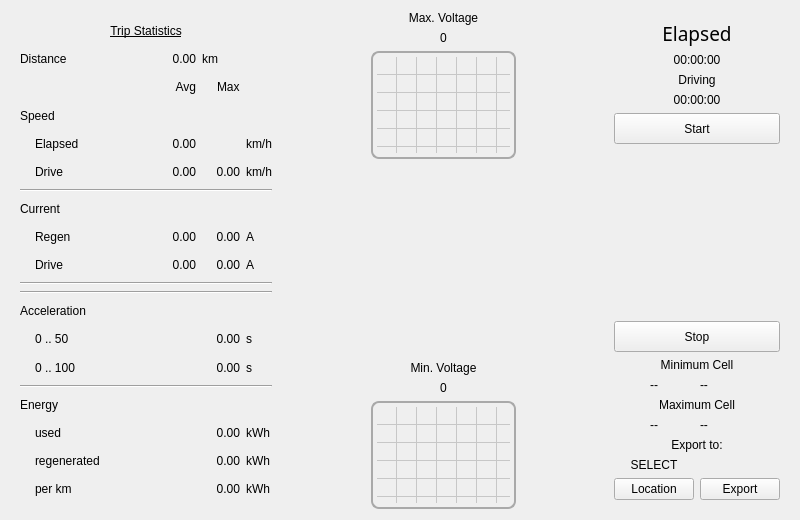
      <widget class="QWidget" name="tab_trip">
       <property name="minimumSize">
        <size>
         <width>800</width>
         <height>520</height>
        </size>
       </property>
       <property name="maximumSize">
        <size>
         <width>800</width>
         <height>520</height>
        </size>
       </property>
       <property name="styleSheet">
        <string notr="true">QLabel{ font: 75 14pt &quot;Lucida Sans Unicode&quot;; }
</string>
       </property>
       <attribute name="icon">
        <iconset resource="resources.qrc">
         <normaloff>:/images/log.png</normaloff>:/images/log.png</iconset>
       </attribute>
       <attribute name="title">
        <string/>
       </attribute>
       <layout class="QGridLayout" name="gridLayout_6">
        <item row="0" column="0" rowspan="2">
         <widget class="QTransparentWidget" name="tripWidget1" native="true">
          <layout class="QGridLayout" name="trip1">
           <item row="10" column="3">
            <widget class="QLabel" name="label_28">
             <property name="text">
              <string>A</string>
             </property>
            </widget>
           </item>
           <item row="12" column="0" colspan="4">
            <widget class="Line" name="line_2">
             <property name="orientation">
              <enum>Qt::Horizontal</enum>
             </property>
            </widget>
           </item>
           <item row="10" column="2">
            <widget class="QLabel" name="l_trip_ncurrentMax">
             <property name="text">
              <string>0.00</string>
             </property>
             <property name="alignment">
              <set>Qt::AlignRight|Qt::AlignTrailing|Qt::AlignVCenter</set>
             </property>
            </widget>
           </item>
           <item row="1" column="0">
            <widget class="QLabel" name="label_3">
             <property name="text">
              <string>Distance</string>
             </property>
            </widget>
           </item>
           <item row="3" column="0">
            <widget class="QLabel" name="label_27">
             <property name="text">
              <string>Speed</string>
             </property>
            </widget>
           </item>
           <item row="0" column="0" colspan="4">
            <widget class="QLabel" name="label_2">
             <property name="styleSheet">
              <string notr="true">font: 75 16pt &quot;Latha&quot;; 
text-decoration: underline;</string>
             </property>
             <property name="text">
              <string>Trip Statistics</string>
             </property>
             <property name="alignment">
              <set>Qt::AlignCenter</set>
             </property>
            </widget>
           </item>
           <item row="4" column="0">
            <widget class="QLabel" name="label_31">
             <property name="text">
              <string>Elapsed</string>
             </property>
             <property name="indent">
              <number>15</number>
             </property>
            </widget>
           </item>
           <item row="1" column="2">
            <widget class="QLabel" name="label_8">
             <property name="text">
              <string notr="true">km</string>
             </property>
            </widget>
           </item>
           <item row="1" column="1">
            <widget class="QLabel" name="l_trip_distance">
             <property name="minimumSize">
              <size>
               <width>90</width>
               <height>0</height>
              </size>
             </property>
             <property name="text">
              <string notr="true">0.00</string>
             </property>
             <property name="alignment">
              <set>Qt::AlignRight|Qt::AlignTrailing|Qt::AlignVCenter</set>
             </property>
            </widget>
           </item>
           <item row="2" column="2">
            <widget class="QLabel" name="label_14">
             <property name="text">
              <string>Max</string>
             </property>
             <property name="indent">
              <number>15</number>
             </property>
            </widget>
           </item>
           <item row="9" column="1">
            <widget class="QLabel" name="l_trip_pcurrentAvg">
             <property name="text">
              <string>0.00</string>
             </property>
             <property name="alignment">
              <set>Qt::AlignRight|Qt::AlignTrailing|Qt::AlignVCenter</set>
             </property>
            </widget>
           </item>
           <item row="10" column="0">
            <widget class="QLabel" name="label_43">
             <property name="text">
              <string>Drive</string>
             </property>
             <property name="indent">
              <number>15</number>
             </property>
            </widget>
           </item>
           <item row="9" column="3">
            <widget class="QLabel" name="label_16">
             <property name="text">
              <string>A</string>
             </property>
            </widget>
           </item>
           <item row="6" column="0">
            <widget class="QLabel" name="label_47">
             <property name="text">
              <string>Drive</string>
             </property>
             <property name="indent">
              <number>15</number>
             </property>
            </widget>
           </item>
           <item row="9" column="0">
            <widget class="QLabel" name="label_25">
             <property name="text">
              <string>Regen</string>
             </property>
             <property name="margin">
              <number>0</number>
             </property>
             <property name="indent">
              <number>15</number>
             </property>
            </widget>
           </item>
           <item row="10" column="1">
            <widget class="QLabel" name="l_trip_ncurrentAvg">
             <property name="text">
              <string>0.00</string>
             </property>
             <property name="alignment">
              <set>Qt::AlignRight|Qt::AlignTrailing|Qt::AlignVCenter</set>
             </property>
            </widget>
           </item>
           <item row="7" column="0" colspan="4">
            <widget class="Line" name="line_3">
             <property name="orientation">
              <enum>Qt::Horizontal</enum>
             </property>
            </widget>
           </item>
           <item row="9" column="2">
            <widget class="QLabel" name="l_trip_pcurrentMax">
             <property name="text">
              <string>0.00</string>
             </property>
             <property name="alignment">
              <set>Qt::AlignRight|Qt::AlignTrailing|Qt::AlignVCenter</set>
             </property>
            </widget>
           </item>
           <item row="8" column="0">
            <widget class="QLabel" name="label_44">
             <property name="text">
              <string notr="true">Current </string>
             </property>
             <property name="indent">
              <number>-1</number>
             </property>
            </widget>
           </item>
           <item row="17" column="0" colspan="4">
            <widget class="Line" name="line">
             <property name="orientation">
              <enum>Qt::Horizontal</enum>
             </property>
            </widget>
           </item>
           <item row="15" column="2">
            <widget class="QLabel" name="l_trip_Accel60">
             <property name="text">
              <string>0.00</string>
             </property>
             <property name="alignment">
              <set>Qt::AlignRight|Qt::AlignTrailing|Qt::AlignVCenter</set>
             </property>
            </widget>
           </item>
           <item row="20" column="2">
            <widget class="QLabel" name="l_trip_capacityUsed">
             <property name="text">
              <string notr="true">0.00</string>
             </property>
             <property name="alignment">
              <set>Qt::AlignRight|Qt::AlignTrailing|Qt::AlignVCenter</set>
             </property>
            </widget>
           </item>
           <item row="20" column="3">
            <widget class="QLabel" name="label_21">
             <property name="text">
              <string notr="true">kWh</string>
             </property>
            </widget>
           </item>
           <item row="15" column="0">
            <widget class="QLabel" name="label_11">
             <property name="text">
              <string>0 .. 50</string>
             </property>
             <property name="alignment">
              <set>Qt::AlignLeading|Qt::AlignLeft|Qt::AlignVCenter</set>
             </property>
             <property name="indent">
              <number>15</number>
             </property>
            </widget>
           </item>
           <item row="14" column="0">
            <widget class="QLabel" name="label_40">
             <property name="text">
              <string>Acceleration</string>
             </property>
            </widget>
           </item>
           <item row="16" column="2">
            <widget class="QLabel" name="l_trip_Accel100">
             <property name="text">
              <string notr="true">0.00</string>
             </property>
             <property name="alignment">
              <set>Qt::AlignRight|Qt::AlignTrailing|Qt::AlignVCenter</set>
             </property>
            </widget>
           </item>
           <item row="22" column="3">
            <widget class="QLabel" name="label_15">
             <property name="text">
              <string>kWh</string>
             </property>
            </widget>
           </item>
           <item row="20" column="0">
            <widget class="QLabel" name="label_19">
             <property name="text">
              <string>used</string>
             </property>
             <property name="indent">
              <number>15</number>
             </property>
            </widget>
           </item>
           <item row="21" column="3">
            <widget class="QLabel" name="label_13">
             <property name="text">
              <string>kWh</string>
             </property>
            </widget>
           </item>
           <item row="21" column="0">
            <widget class="QLabel" name="label_22">
             <property name="text">
              <string>regenerated</string>
             </property>
             <property name="indent">
              <number>15</number>
             </property>
            </widget>
           </item>
           <item row="22" column="2">
            <widget class="QLabel" name="l_trip_capacityPerKm">
             <property name="text">
              <string notr="true">0.00</string>
             </property>
             <property name="alignment">
              <set>Qt::AlignRight|Qt::AlignTrailing|Qt::AlignVCenter</set>
             </property>
            </widget>
           </item>
           <item row="18" column="0">
            <widget class="QLabel" name="label_34">
             <property name="text">
              <string>Energy</string>
             </property>
            </widget>
           </item>
           <item row="16" column="0">
            <widget class="QLabel" name="label_24">
             <property name="text">
              <string>0 .. 100</string>
             </property>
             <property name="alignment">
              <set>Qt::AlignLeading|Qt::AlignLeft|Qt::AlignVCenter</set>
             </property>
             <property name="indent">
              <number>15</number>
             </property>
            </widget>
           </item>
           <item row="22" column="0">
            <widget class="QLabel" name="label_9">
             <property name="text">
              <string>per km</string>
             </property>
             <property name="indent">
              <number>15</number>
             </property>
            </widget>
           </item>
           <item row="21" column="2">
            <widget class="QLabel" name="l_trip_capacityRegenerated">
             <property name="text">
              <string>0.00</string>
             </property>
             <property name="alignment">
              <set>Qt::AlignRight|Qt::AlignTrailing|Qt::AlignVCenter</set>
             </property>
            </widget>
           </item>
           <item row="2" column="1">
            <widget class="QLabel" name="label_5">
             <property name="text">
              <string>Avg</string>
             </property>
             <property name="alignment">
              <set>Qt::AlignRight|Qt::AlignTrailing|Qt::AlignVCenter</set>
             </property>
            </widget>
           </item>
           <item row="13" column="0" colspan="4">
            <widget class="Line" name="line_4">
             <property name="orientation">
              <enum>Qt::Horizontal</enum>
             </property>
            </widget>
           </item>
           <item row="6" column="2">
            <widget class="QLabel" name="l_trip_speedMax">
             <property name="text">
              <string notr="true">0.00</string>
             </property>
             <property name="alignment">
              <set>Qt::AlignRight|Qt::AlignTrailing|Qt::AlignVCenter</set>
             </property>
            </widget>
           </item>
           <item row="6" column="3">
            <widget class="QLabel" name="label_6">
             <property name="text">
              <string notr="true">km/h</string>
             </property>
            </widget>
           </item>
           <item row="4" column="3">
            <widget class="QLabel" name="label_48">
             <property name="text">
              <string>km/h</string>
             </property>
            </widget>
           </item>
           <item row="6" column="1">
            <widget class="QLabel" name="l_trip_speedAvg">
             <property name="text">
              <string notr="true">0.00</string>
             </property>
             <property name="alignment">
              <set>Qt::AlignRight|Qt::AlignTrailing|Qt::AlignVCenter</set>
             </property>
            </widget>
           </item>
           <item row="4" column="1">
            <widget class="QLabel" name="l_trip_speedAvgElapsed">
             <property name="text">
              <string>0.00</string>
             </property>
             <property name="alignment">
              <set>Qt::AlignRight|Qt::AlignTrailing|Qt::AlignVCenter</set>
             </property>
            </widget>
           </item>
           <item row="15" column="3">
            <widget class="QLabel" name="label_29">
             <property name="text">
              <string>s</string>
             </property>
            </widget>
           </item>
           <item row="16" column="3">
            <widget class="QLabel" name="label_49">
             <property name="text">
              <string>s</string>
             </property>
            </widget>
           </item>
          </layout>
         </widget>
        </item>
        <item row="0" column="1" rowspan="2">
         <spacer name="horizontalSpacer_4">
          <property name="orientation">
           <enum>Qt::Horizontal</enum>
          </property>
          <property name="sizeHint" stdset="0">
           <size>
            <width>12</width>
            <height>393</height>
           </size>
          </property>
         </spacer>
        </item>
        <item row="0" column="2" rowspan="2">
         <layout class="QVBoxLayout" name="verticalLayout_10">
          <item>
           <widget class="QLabel" name="label_maxVoltage">
            <property name="text">
             <string>Max. Voltage</string>
            </property>
            <property name="alignment">
             <set>Qt::AlignCenter</set>
            </property>
           </widget>
          </item>
          <item>
           <widget class="QLabel" name="l_trip_voltageMax">
            <property name="text">
             <string notr="true">0</string>
            </property>
            <property name="alignment">
             <set>Qt::AlignCenter</set>
            </property>
           </widget>
          </item>
          <item>
           <widget class="QTableWidget" name="tableWidget_batteryCells_max">
            <property name="enabled">
             <bool>false</bool>
            </property>
            <property name="minimumSize">
             <size>
              <width>145</width>
              <height>108</height>
             </size>
            </property>
            <property name="maximumSize">
             <size>
              <width>145</width>
              <height>108</height>
             </size>
            </property>
            <property name="focusPolicy">
             <enum>Qt::NoFocus</enum>
            </property>
            <property name="styleSheet">
             <string notr="true">QTableWidget{
border-width: 2px;
border-style: solid;
border-color: darkgrey;
border-radius: 8px;
padding:4px;
}

</string>
            </property>
            <property name="verticalScrollBarPolicy">
             <enum>Qt::ScrollBarAlwaysOff</enum>
            </property>
            <property name="horizontalScrollBarPolicy">
             <enum>Qt::ScrollBarAlwaysOff</enum>
            </property>
            <property name="autoScroll">
             <bool>false</bool>
            </property>
            <property name="selectionMode">
             <enum>QAbstractItemView::NoSelection</enum>
            </property>
            <property name="rowCount">
             <number>8</number>
            </property>
            <property name="columnCount">
             <number>11</number>
            </property>
            <attribute name="horizontalHeaderVisible">
             <bool>false</bool>
            </attribute>
            <attribute name="horizontalHeaderDefaultSectionSize">
             <number>12</number>
            </attribute>
            <attribute name="horizontalHeaderHighlightSections">
             <bool>false</bool>
            </attribute>
            <attribute name="horizontalHeaderMinimumSectionSize">
             <number>8</number>
            </attribute>
            <attribute name="verticalHeaderVisible">
             <bool>false</bool>
            </attribute>
            <attribute name="verticalHeaderDefaultSectionSize">
             <number>12</number>
            </attribute>
            <attribute name="verticalHeaderMinimumSectionSize">
             <number>8</number>
            </attribute>
            <row/>
            <row/>
            <row/>
            <row/>
            <row/>
            <row/>
            <row/>
            <row/>
            <column/>
            <column/>
            <column/>
            <column/>
            <column/>
            <column/>
            <column/>
            <column/>
            <column/>
            <column/>
            <column/>
            <item row="0" column="0">
             <property name="text">
              <string/>
             </property>
            </item>
            <item row="0" column="1">
             <property name="text">
              <string/>
             </property>
            </item>
            <item row="0" column="2">
             <property name="text">
              <string/>
             </property>
            </item>
            <item row="1" column="1">
             <property name="text">
              <string/>
             </property>
            </item>
            <item row="2" column="0"/>
           </widget>
          </item>
          <item>
           <spacer name="verticalSpacer_12">
            <property name="orientation">
             <enum>Qt::Vertical</enum>
            </property>
            <property name="sizeHint" stdset="0">
             <size>
              <width>20</width>
              <height>40</height>
             </size>
            </property>
           </spacer>
          </item>
          <item>
           <widget class="QLabel" name="label_minVoltage">
            <property name="text">
             <string>Min. Voltage</string>
            </property>
            <property name="alignment">
             <set>Qt::AlignCenter</set>
            </property>
           </widget>
          </item>
          <item>
           <widget class="QLabel" name="l_trip_voltageMin">
            <property name="text">
             <string notr="true">0</string>
            </property>
            <property name="alignment">
             <set>Qt::AlignCenter</set>
            </property>
           </widget>
          </item>
          <item>
           <widget class="QTableWidget" name="tableWidget_batteryCells_min">
            <property name="enabled">
             <bool>false</bool>
            </property>
            <property name="minimumSize">
             <size>
              <width>145</width>
              <height>108</height>
             </size>
            </property>
            <property name="maximumSize">
             <size>
              <width>145</width>
              <height>108</height>
             </size>
            </property>
            <property name="focusPolicy">
             <enum>Qt::NoFocus</enum>
            </property>
            <property name="styleSheet">
             <string notr="true">QTableWidget{
border-width: 2px;
border-style: solid;
border-color: darkgrey;
border-radius: 8px;
padding:4px;
}

</string>
            </property>
            <property name="verticalScrollBarPolicy">
             <enum>Qt::ScrollBarAlwaysOff</enum>
            </property>
            <property name="horizontalScrollBarPolicy">
             <enum>Qt::ScrollBarAlwaysOff</enum>
            </property>
            <property name="autoScroll">
             <bool>false</bool>
            </property>
            <property name="selectionMode">
             <enum>QAbstractItemView::NoSelection</enum>
            </property>
            <property name="rowCount">
             <number>8</number>
            </property>
            <property name="columnCount">
             <number>11</number>
            </property>
            <attribute name="horizontalHeaderVisible">
             <bool>false</bool>
            </attribute>
            <attribute name="horizontalHeaderDefaultSectionSize">
             <number>12</number>
            </attribute>
            <attribute name="horizontalHeaderHighlightSections">
             <bool>false</bool>
            </attribute>
            <attribute name="horizontalHeaderMinimumSectionSize">
             <number>8</number>
            </attribute>
            <attribute name="verticalHeaderVisible">
             <bool>false</bool>
            </attribute>
            <attribute name="verticalHeaderDefaultSectionSize">
             <number>12</number>
            </attribute>
            <attribute name="verticalHeaderMinimumSectionSize">
             <number>8</number>
            </attribute>
            <row/>
            <row/>
            <row/>
            <row/>
            <row/>
            <row/>
            <row/>
            <row/>
            <column/>
            <column/>
            <column/>
            <column/>
            <column/>
            <column/>
            <column/>
            <column/>
            <column/>
            <column/>
            <column/>
            <item row="0" column="0">
             <property name="text">
              <string/>
             </property>
            </item>
            <item row="0" column="1">
             <property name="text">
              <string/>
             </property>
            </item>
            <item row="0" column="2">
             <property name="text">
              <string/>
             </property>
            </item>
            <item row="1" column="1">
             <property name="text">
              <string/>
             </property>
            </item>
            <item row="2" column="0"/>
           </widget>
          </item>
         </layout>
        </item>
        <item row="0" column="3" rowspan="2">
         <spacer name="horizontalSpacer_3">
          <property name="orientation">
           <enum>Qt::Horizontal</enum>
          </property>
          <property name="sizeHint" stdset="0">
           <size>
            <width>13</width>
            <height>393</height>
           </size>
          </property>
         </spacer>
        </item>
        <item row="0" column="4" rowspan="2">
         <widget class="QTransparentWidget" name="transparentWidgetA" native="true">
          <layout class="QGridLayout" name="gridLayout_5">
           <item row="0" column="0" colspan="2">
            <widget class="QLabel" name="label_10">
             <property name="font">
              <font>
               <family>Lucida Sans Unicode</family>
               <pointsize>14</pointsize>
               <weight>9</weight>
               <italic>false</italic>
               <bold>false</bold>
              </font>
             </property>
             <property name="text">
              <string>Elapsed</string>
             </property>
             <property name="alignment">
              <set>Qt::AlignCenter</set>
             </property>
            </widget>
           </item>
           <item row="1" column="0" colspan="2">
            <widget class="QLabel" name="l_trip_time">
             <property name="minimumSize">
              <size>
               <width>85</width>
               <height>0</height>
              </size>
             </property>
             <property name="text">
              <string notr="true">00:00:00</string>
             </property>
             <property name="alignment">
              <set>Qt::AlignCenter</set>
             </property>
            </widget>
           </item>
           <item row="2" column="0" colspan="2">
            <widget class="QLabel" name="label_4">
             <property name="text">
              <string>Driving</string>
             </property>
             <property name="alignment">
              <set>Qt::AlignCenter</set>
             </property>
            </widget>
           </item>
           <item row="3" column="0" colspan="2">
            <widget class="QLabel" name="l_drive_time">
             <property name="text">
              <string notr="true">00:00:00</string>
             </property>
             <property name="alignment">
              <set>Qt::AlignCenter</set>
             </property>
            </widget>
           </item>
           <item row="4" column="0" colspan="2">
            <widget class="QPushButton" name="pushButton_startRecording">
             <property name="sizePolicy">
              <sizepolicy hsizetype="Minimum" vsizetype="Preferred">
               <horstretch>0</horstretch>
               <verstretch>0</verstretch>
              </sizepolicy>
             </property>
             <property name="minimumSize">
              <size>
               <width>150</width>
               <height>31</height>
              </size>
             </property>
             <property name="text">
              <string>Start</string>
             </property>
            </widget>
           </item>
           <item row="6" column="0" colspan="2">
            <widget class="QPushButton" name="pushButton_stopRecording">
             <property name="sizePolicy">
              <sizepolicy hsizetype="Minimum" vsizetype="Preferred">
               <horstretch>0</horstretch>
               <verstretch>0</verstretch>
              </sizepolicy>
             </property>
             <property name="minimumSize">
              <size>
               <width>150</width>
               <height>31</height>
              </size>
             </property>
             <property name="text">
              <string>Stop</string>
             </property>
            </widget>
           </item>
           <item row="7" column="0" colspan="2">
            <widget class="QLabel" name="label_12">
             <property name="text">
              <string>Minimum Cell</string>
             </property>
             <property name="alignment">
              <set>Qt::AlignCenter</set>
             </property>
            </widget>
           </item>
           <item row="8" column="0">
            <widget class="QLabel" name="l_min_volt">
             <property name="text">
              <string>--</string>
             </property>
             <property name="alignment">
              <set>Qt::AlignCenter</set>
             </property>
            </widget>
           </item>
           <item row="8" column="1">
            <widget class="QLabel" name="l_min_bat">
             <property name="text">
              <string>--</string>
             </property>
            </widget>
           </item>
           <item row="9" column="0" colspan="2">
            <widget class="QLabel" name="label_17">
             <property name="text">
              <string>Maximum Cell</string>
             </property>
             <property name="alignment">
              <set>Qt::AlignCenter</set>
             </property>
            </widget>
           </item>
           <item row="10" column="0">
            <widget class="QLabel" name="l_max_volt">
             <property name="text">
              <string>--</string>
             </property>
             <property name="alignment">
              <set>Qt::AlignCenter</set>
             </property>
            </widget>
           </item>
           <item row="10" column="1">
            <widget class="QLabel" name="l_max_bat">
             <property name="text">
              <string>--</string>
             </property>
            </widget>
           </item>
           <item row="11" column="0" colspan="2">
            <widget class="QLabel" name="label_54">
             <property name="text">
              <string>Export to:</string>
             </property>
             <property name="alignment">
              <set>Qt::AlignCenter</set>
             </property>
            </widget>
           </item>
           <item row="14" column="0">
            <widget class="QPushButton" name="pushButton_location">
             <property name="text">
              <string>Location</string>
             </property>
            </widget>
           </item>
           <item row="14" column="1">
            <widget class="QPushButton" name="pushButton_export">
             <property name="text">
              <string>Export</string>
             </property>
            </widget>
           </item>
           <item row="12" column="0">
            <widget class="QLabel" name="label_exportLocation">
             <property name="maximumSize">
              <size>
               <width>100</width>
               <height>16777215</height>
              </size>
             </property>
             <property name="text">
              <string>SELECT</string>
             </property>
             <property name="alignment">
              <set>Qt::AlignCenter</set>
             </property>
            </widget>
           </item>
           <item row="5" column="0">
            <spacer name="verticalSpacer_5">
             <property name="orientation">
              <enum>Qt::Vertical</enum>
             </property>
             <property name="sizeHint" stdset="0">
              <size>
               <width>20</width>
               <height>40</height>
              </size>
             </property>
            </spacer>
           </item>
          </layout>
         </widget>
        </item>
       </layout>
       <widget class="QLabel" name="label_32">
        <property name="geometry">
         <rect>
          <x>137</x>
          <y>137</y>
          <width>16</width>
          <height>20</height>
         </rect>
        </property>
        <property name="text">
         <string notr="true"/>
        </property>
       </widget>
       <widget class="QLabel" name="label_41">
        <property name="geometry">
         <rect>
          <x>137</x>
          <y>163</y>
          <width>16</width>
          <height>20</height>
         </rect>
        </property>
        <property name="text">
         <string notr="true"/>
        </property>
       </widget>
       <widget class="QLabel" name="label_35">
        <property name="geometry">
         <rect>
          <x>137</x>
          <y>241</y>
          <width>16</width>
          <height>20</height>
         </rect>
        </property>
        <property name="text">
         <string notr="true"/>
        </property>
       </widget>
       <widget class="QLabel" name="label_38">
        <property name="geometry">
         <rect>
          <x>137</x>
          <y>319</y>
          <width>16</width>
          <height>20</height>
         </rect>
        </property>
        <property name="text">
         <string notr="true"/>
        </property>
       </widget>
       <widget class="QLabel" name="label_33">
        <property name="geometry">
         <rect>
          <x>231</x>
          <y>137</y>
          <width>16</width>
          <height>20</height>
         </rect>
        </property>
        <property name="text">
         <string notr="true"/>
        </property>
       </widget>
       <widget class="QLabel" name="label_42">
        <property name="geometry">
         <rect>
          <x>231</x>
          <y>215</y>
          <width>16</width>
          <height>20</height>
         </rect>
        </property>
        <property name="text">
         <string notr="true"/>
        </property>
       </widget>
       <widget class="QLabel" name="label_36">
        <property name="geometry">
         <rect>
          <x>231</x>
          <y>293</y>
          <width>16</width>
          <height>20</height>
         </rect>
        </property>
        <property name="text">
         <string notr="true"/>
        </property>
       </widget>
      </widget>
